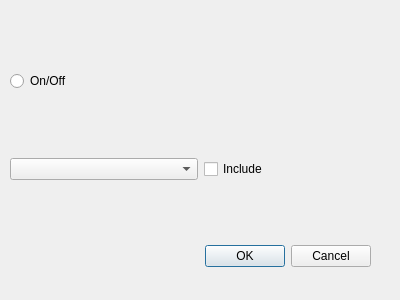
<?xml version="1.0" encoding="UTF-8"?>
<ui version="4.0">
 <class>Dialog</class>
 <widget class="QDialog" name="Dialog">
  <property name="geometry">
   <rect>
    <x>0</x>
    <y>0</y>
    <width>400</width>
    <height>300</height>
   </rect>
  </property>
  <property name="windowTitle">
   <string>Dialog</string>
  </property>
  <widget class="QDialogButtonBox" name="buttonBox">
   <property name="geometry">
    <rect>
     <x>30</x>
     <y>240</y>
     <width>341</width>
     <height>32</height>
    </rect>
   </property>
   <property name="orientation">
    <enum>Qt::Horizontal</enum>
   </property>
   <property name="standardButtons">
    <set>QDialogButtonBox::Cancel|QDialogButtonBox::Ok</set>
   </property>
  </widget>
  <widget class="QWidget" name="verticalLayoutWidget">
   <property name="geometry">
    <rect>
     <x>10</x>
     <y>10</y>
     <width>381</width>
     <height>231</height>
    </rect>
   </property>
   <layout class="QVBoxLayout" name="verticalLayout">
    <item>
     <widget class="QRadioButton" name="radioButton">
      <property name="layoutDirection">
       <enum>Qt::LeftToRight</enum>
      </property>
      <property name="text">
       <string>On/Off</string>
      </property>
     </widget>
    </item>
    <item>
     <layout class="QHBoxLayout" name="horizontalLayout">
      <item>
       <widget class="QComboBox" name="comboBox"/>
      </item>
      <item>
       <widget class="QCheckBox" name="checkBox">
        <property name="text">
         <string>Include</string>
        </property>
       </widget>
      </item>
     </layout>
    </item>
   </layout>
  </widget>
 </widget>
 <resources/>
 <connections>
  <connection>
   <sender>buttonBox</sender>
   <signal>accepted()</signal>
   <receiver>Dialog</receiver>
   <slot>accept()</slot>
   <hints>
    <hint type="sourcelabel">
     <x>248</x>
     <y>254</y>
    </hint>
    <hint type="destinationlabel">
     <x>157</x>
     <y>274</y>
    </hint>
   </hints>
  </connection>
  <connection>
   <sender>buttonBox</sender>
   <signal>rejected()</signal>
   <receiver>Dialog</receiver>
   <slot>reject()</slot>
   <hints>
    <hint type="sourcelabel">
     <x>316</x>
     <y>260</y>
    </hint>
    <hint type="destinationlabel">
     <x>286</x>
     <y>274</y>
    </hint>
   </hints>
  </connection>
 </connections>
</ui>
